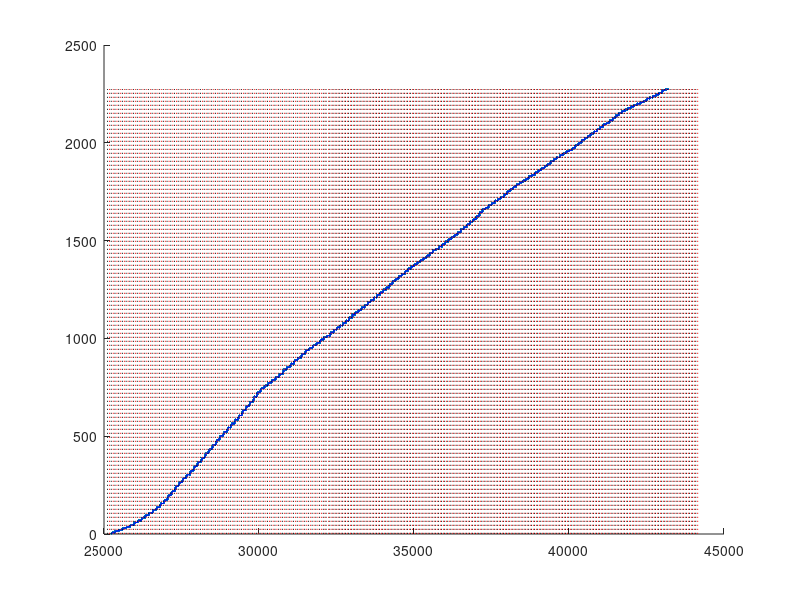

Source code (MATLAB): (Note: this script raises an error after producing the figure.)
%% Queue length approximation test
clear;clc;
%% Load the old link-based data for testing
raw_data=importdata('LF_11_26_departure.txt');
Nraw=length(raw_data(:,1));
% here you can choose the record range 
up=length(raw_data(:,1));
down=5;
lane=2;

% Cycles to be tested
Iint_min=1;
Iint_max=120;

data=raw_data(raw_data(:,1)<=up&raw_data(:,1)>=down,:);
data=data(data(:,13)==lane,:);
% Data format
% 1:ID 2:TTmin 3:TT 4:arr-h 5:arr-m 6:arr-s 7:dep-h 8:dep-m 9:dep-s
% 10:arr-direction 11:arr-lane 12:dep_direction 13:dep_lane
N=length(data(:,1));
data(:,1)=(1:N)'; % re-indexing

%% Hyper parameters for the Gaussian interpolation model
h0=0.5;
lambda=2;
neta=1;

%% Draw departure curve
departT=zeros(N,2);% 1-ID, 2-time stamp, (3-speed)
departT(:,1)=data(:,1);
departT(:,2)=3600*data(:,7)+60*data(:,8)+data(:,9);
% departT(:,3)=data(:,15);
scatter(departT(:,2),departT(:,1),'.k');
hold on;
stairs(departT(:,2),departT(:,1),'-b');
hold on;

% Load the cycle times
bpara = importdata('bpara_11_26_downstream.txt');
offset = 4;

% bpara = importdata('Cycle timing inference/Benchmark results/result_c0.1_eta0.02_0.5-1_140.mat');
% offset = 0;
b = bpara(:,1);
b = b + offset;
for i=1:length(b)
    plot([b(i),b(i)]', [1, N]', ':k');
    hold on;
    plot([b(i)+bpara(i,4),b(i)+bpara(i,4)]', [1, N]', ':r');
    hold on;
end

%% Gaussian interpolation
theta = zeros(3,1);
% Initialize theta
theta(1,1) = 0.1; % r_s
theta(2,1) = 0.05; % r_n
theta(3,1) = 10; % tau
para = zeros(5,1); % known parameters
para(3,1) = h0;
para(4,1) = lambda;
para(5,1) = neta;

queue_length = zeros(Iint_max - Iint_min + 1, 7); % Interval; queue length; tau; Nveh; r1; r2; oversaturate
n = 1;

tic;
for Iint=Iint_min:Iint_max
    fprintf('Computing cycle %d\n',Iint);
    para(1,1) = bpara(Iint,4); % red time
    para(2,1) = bpara(Iint, 3); % green time
    
    % Preparing data
    Tstart = b(Iint,1);
    Tend = b(Iint+1,1);
    tempData = departT(departT(:,2)>=Tstart, :);
    tempData = tempData(tempData(:,2)<Tend, :);
    y0 = tempData(:,1);
    x0 = tempData(:,2);
    
    % Data filtering: resolve the case that two vehicles arrive at the same
    % time
    for i = 1:length(x0)-1
        if x0(i) == x0(i+1)
            if i > 1
                x0(i) = 0.5 * (x0(i-1) + x0(i+1));
            else
                x0(i) = x0(i) - 0.5;
            end
        end
    end
    
    [theta, tau, ql, muX0, oversaturate] = Gaussian_approx(theta, y0, x0, para);
    plot(x0, muX0, '--g');
    hold on;
    
    queue_length(Iint-Iint_min + 1, :) = [Iint, ql, tau, length(y0), theta(1,1), theta(2,1), oversaturate];
end
toc;